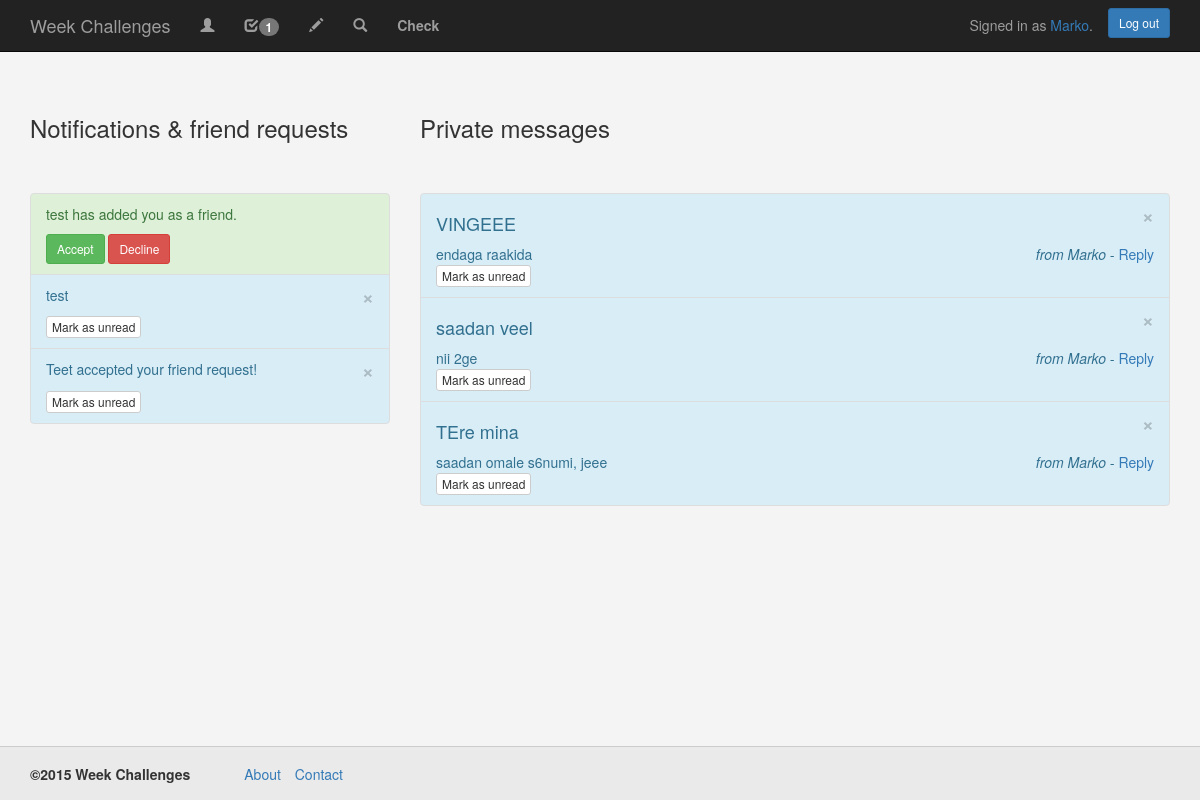
The app's page /notifications/ (signed in) with its own data.
### WeekChallenge/models.py (models this page shows, shortened)
class FriendRequest(models.Model):
    user_from = models.IntegerField(default=0)
    user_to = models.IntegerField(default=0)
    state = models.IntegerField(default=0)
    date = models.DateTimeField('date sent')

class Notification(models.Model):
    user_id = models.IntegerField(default=0)
    title = models.CharField(max_length=100000)
    new = models.BooleanField()

class Message(models.Model):
    user_from = models.IntegerField(default=0)
    user_to = models.IntegerField(default=0)
    title = models.CharField(max_length=100000)
    content = models.TextField()
    date = models.DateTimeField('date sent')
    new = models.BooleanField(default=True)

### WeekChallenge/views.py (the view)
# urls.py: url(r'^notifications/', views.notifications, name='notifications'),
def notifications(request):
    if request.user.is_authenticated():
        notification_count(request)
        friend_requests = FriendRequest.objects.order_by('-id').filter(user_to=request.user.id, state=0)
        all_notifications = Notification.objects.order_by('-id').filter(user_id=request.user.id)
        all_messages = Message.objects.order_by('-id').filter(user_to=request.user.id)
        n = []
        for f in friend_requests:
            n.append(f.user_from)
        for f in all_messages:
            n.append(f.user_from)
        print("asd ")
        print(n)
        find_friends = User.objects.filter(id__in=n)
        return render(request, 'WeekChallenge/notifications.html', {'friend_requests': friend_requests,
                                                                    'all_notifications': all_notifications,
                                                                    'notifications_count': notifications_count,
                                                                    'find_friends': find_friends,
                                                                    'all_messages': all_messages
                                                                    })
    else:
        return HttpResponseRedirect("/")

### WeekChallenge/views.py (called while the page is built)
def notification_count(request):
    if request.user.is_authenticated():
        all_notifications = Notification.objects.filter(user_id=request.user.id, new=True)
        all_friend_requests = FriendRequest.objects.filter(user_to=request.user.id, state=0)
        all_messages = Message.objects.filter(user_to=request.user.id, new=True)
        global notifications_count
        notifications_count = 0
        for n in all_notifications:
            notifications_count += 1
        for n in all_friend_requests:
            notifications_count += 1
        for n in all_messages:
            notifications_count += 1
        return notifications_count

### WeekChallenge/templates/WeekChallenge/notifications.html (shortened to what this page needs)
<!DOCTYPE HTML>
<html>
<head>
    {% load staticfiles %}
    <link rel="stylesheet" type="text/css" href="{% static 'WeekChallenge/bootstrap/css/bootstrap.min.css' %}">
    <link rel="stylesheet" type="text/css" href="{% static 'WeekChallenge/css/style.css' %}">
</head>
<body>
    {% include "WeekChallenge/base/navigation_bar.html" %}
    <div class="wrap">
        <div class="container">
            <div class="row">
                <div class="col-md-4">
                    <h3>Notifications & friend requests</h3>
                </div>
                <div class="col-md-8">
                    <h3>Private messages</h3>
                </div>
            </div>
            <div class="row">
                <div class="col-md-4">
                    <div class="list-group">
                        {% if friend_requests %}
                            {% for friend in friend_requests %}
                                <li class="list-group-item list-group-item-success">
                                    {% for f in find_friends %}
                                        {% if f.id == friend.user_from %}
                                            <p>{{ f.username }} has added you as a friend.</p>
                                        {% endif %}
                                    {% endfor %}
                                    <a href="/accept_friend/{{ friend.user_from }}">
                                        <button class="btn btn-success btn-sm">
                                            Accept
                                        </button>
                                    </a>
                                    <a href="/decline_friend/{{ friend.user_from }}">
                                        <button class="btn btn-danger btn-sm">
                                            Decline
                                        </button>
                                    </a>
                                </li>
                            {% endfor %}
                        {% endif %}
                        {% if all_notifications %}
                            {% for notification in all_notifications %}
                                {% if notification.new %}
                                    <li class="list-group-item list-group-item-success">
                                    {% else %}
                                    <li class="list-group-item list-group-item-info">
                                    {% endif %}
                                        <a href="/delete_notification/{{ notification.id }}">
                                            <button type="button" class="close" aria-label="Close">
                                                <span aria-hidden="true">&times;</span>
                                            </button>
                                        </a>
                                        <p>{{ notification.title }}</p>
                                        {% if notification.new %}
                                                <a href="/mark_read/{{ notification.id }}">
                                                    <button class="btn btn-primary btn-xs">
                                                        Mark as read
                                                    </button>
                                                </a>
                                        {% else %}
                                            <a href="/mark_unread/{{ notification.id }}">
                                                <button class="btn btn-default btn-xs">
                                                    Mark as unread
                                                </button>
                                            </a>
                                        {% endif %}
                                    </li>
                            {% endfor %}
                        {% else %}
                            <div class="alert alert-danger" role="alert">No notifications.</div>
                        {% endif %}
                    </div>
                </div>
                <div class="col-md-8">
                    <div class="list-group">
                    {% for message in all_messages %}
                        {% if message.new %}
                            <li class="list-group-item list-group-item-success">
                            {% elif not message.new %}
                            <li class="list-group-item list-group-item-info">
                        {% endif %}
                                <a href="/delete_pm/{{ message.id }}">
                                    <button type="button" class="close" aria-label="Close">
                                        <span aria-hidden="true">&times;</span>
                                    </button>
                                </a>
                                <h4>{{ message.title }}</h4>
                                {{ message.content }}
                                <span style="float:right">
                                    {% for f in find_friends %}
                                        {% if f.id == message.user_from %}
                                            <i>from {{ f.username }} -</i>
                                            <a href="/reply/{{ f.id }}">Reply</a>
                                        {% endif %}
                                    {% endfor %}
                                </span>
                            <br>
                                {% if message.new %}
                                    <a href="/mark_read_pm/{{ message.id }}">
                                        <button class="btn btn-primary btn-xs">
                                            Mark as read
                                        </button>
                                    </a>
                                {% else %}
                                    <a href="/mark_unread_pm/{{ message.id }}">
                                        <button class="btn btn-default btn-xs">
                                            Mark as unread
                                        </button>
                                    </a>
                                {% endif %}
                            </li>
                        {% endfor %}
                    </div>
                </div>
            </div>
        </div>
    </div>
    {% include "WeekChallenge/base/foot.html" %}
</body>
</html>

### WeekChallenge/templates/WeekChallenge/base/navigation_bar.html (shortened to what this page needs)
<nav class="navbar navbar-inverse navbar-fixed-top">
    <div class="container">
        <div class="navbar-header">
            <a class="navbar-brand" href="/">Week Challenges</a>
        </div>
        <div id="navbar" class="navbar-collapse collapse">
            <ul class="nav navbar-nav">
                {% if user.is_authenticated %}
                    <li><a href="/profile/{{ user.username }}"><span class="glyphicon glyphicon-user" aria-hidden="true"></span></a></li>
                    <li><a href="/notifications"><span class="glyphicon glyphicon-check" aria-hidden="true"></span><span class="badge">{{ notifications_count }}</span></a></li>
                    <li><a href="/add"><span class="glyphicon glyphicon-pencil" aria-hidden="true"></span></a></li>
                    <li><a href="/search"><span class="glyphicon glyphicon-search" aria-hidden="true"></span></a></li>
                    {% if user.is_staff %}
                        <li><a href="/check"><b>Check</b></a></li>
                    {% endif %}
                {% endif %}
            </ul>
              {% if user.is_authenticated %}
                  <div class="navbar-form navbar-right">
                    <a href="/log_out" class="btn btn-primary btn-sm">Log out</a>
                  </div>
                  <p class="navbar-text navbar-right">
                    Signed in as <a href="/profile/{{ user.username }}">{{ user.username }}</a>.
                  </p>
              {% else %}
                  <div class="navbar-form navbar-right">
                    <a href="/log_in" class="btn btn-success">Sign in</a>
                    <a href="/register" class="btn btn-primary">Register</a>
                  </div>
              {% endif %}
        </div>
    </div>
</nav>

### WeekChallenge/static/WeekChallenge/css/style.css (style rules this page uses)
html { position: relative; min-height: 100%; }
body { background-color: #f4f4f4; margin-bottom: 94px; }
[class*="col-"] { padding-top: 15px; padding-bottom: 15px; margin-bottom: 1%; }
.wrap { margin-top: 80px; }

### records on screen
Notification: title "test"
Notification: title "Teet accepted your friend request!"
Message: title "VINGEEE", content "endaga raakida"
Message: title "saadan veel", content "nii 2ge"
Message: title "TEre mina", content "saadan omale s6numi, jeee"

### other values on screen
{{ notifications_count }} "1"
{{ user.username }} "Marko"
{{ f.username }} "test"
{{ f.username }} "Marko"
